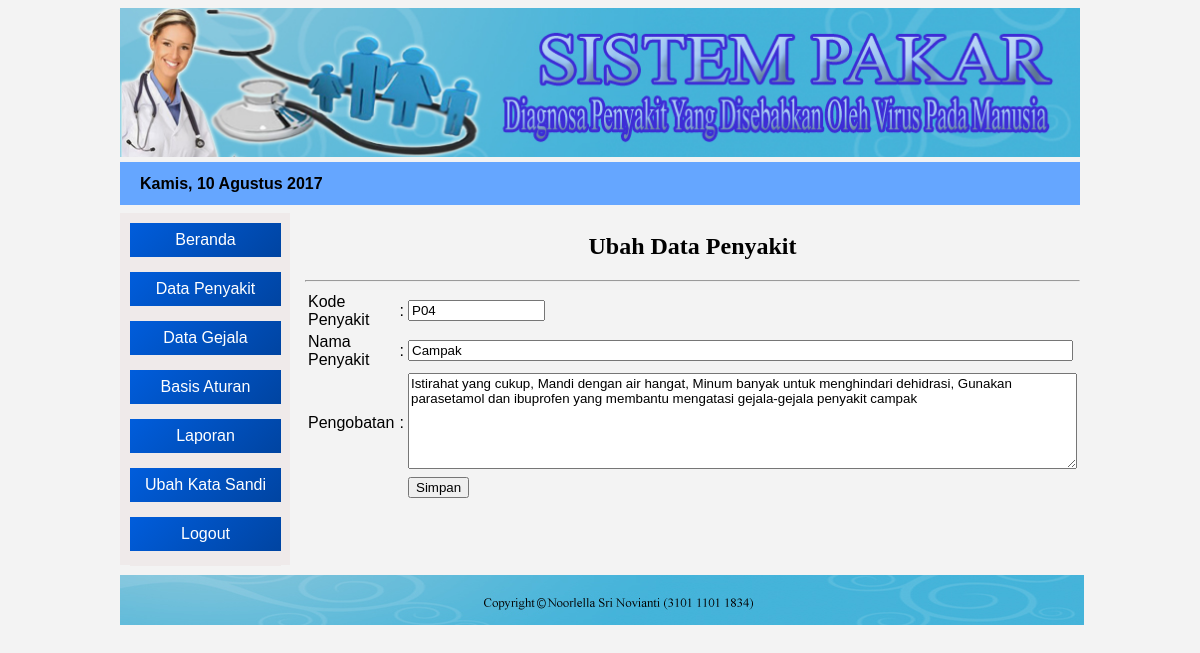
/admin/index.php?open=Penyakit-Edit&kode=P04 (signed in), run on the app's committed database.
### tables this page shows
CREATE TABLE IF NOT EXISTS `tblpenyakit` (
  `kd_penyakit` varchar(7) NOT NULL,
  `nm_penyakit` varchar(40) NOT NULL,
  `nl_penyakit` float NOT NULL,
  `pengobatan` text NOT NULL,
  PRIMARY KEY (`kd_penyakit`)
);

### admin/penyakit_edit.php (the view, shortened to what this page needs)
<center><h2> Ubah Data Penyakit </h2></center> <hr>
<?php
 include "../lib/koneksi.php";
 ?>
<?php
 $kdpenyakit=$_GET['kode'];
 $data = mysqli_query($konek, "select * from tblpenyakit where kd_penyakit='$kdpenyakit'");
 $hasil = mysqli_fetch_array($data);
 ?>
  <form action="<?php $_SERVER['SELF']; ?>" method="post" >
    <table >
       <tr>
       	  <td>Kode Penyakit </td>
          <td>:</td>
       	  <td><input type="text" name="kd_penyakit" size="14" value="<?php echo $hasil['kd_penyakit'] ;?>" readonly="readonly"/></td>
       </tr>
       <tr>
       	 <td>Nama Penyakit</td>
         <td>:</td>
       	 <td><input type="text" name="nm_penyakit" size="80" maxlength="30" value="<?php echo $hasil['nm_penyakit'] ;?>" autofocus>
       	 </td>
       </tr>
       <tr>
         <td>Pengobatan</td>
         <td>:</td>
         <td><textarea cols="81" rows="6" name="pengobatan"><?php echo $hasil['pengobatan']; ?></textarea></td>
       </tr>
       <tr>
       	  <td>&nbsp;</td>
          <td>&nbsp;</td>
       	  <td><input type="submit" name="btnsimpan" value="Simpan"></td>
       </tr>
    </table>
 </form>

### css/desig1.css (style rules this page uses)
* { font-family: Arial, tahoma, sans-serif; }
body { background-color: #f3f3f3; }
#isi h2 { font-family: tahoma, "Times New Roman", "Maiandra GD", sans-serif; }

### data on the page
tblpenyakit: kd_penyakit "P04", nm_penyakit "Campak", pengobatan "Istirahat yang cukup, Mandi dengan air hangat, Minum banyak untuk menghindari dehidrasi, Gunakan parasetamol dan ibuprofen yang membantu mengatasi gejala-gejala penyakit campak"

### other printed values
$namabln "Kamis"
$tgl "10"
$namabulan "Agustus"
$thn "2017"
